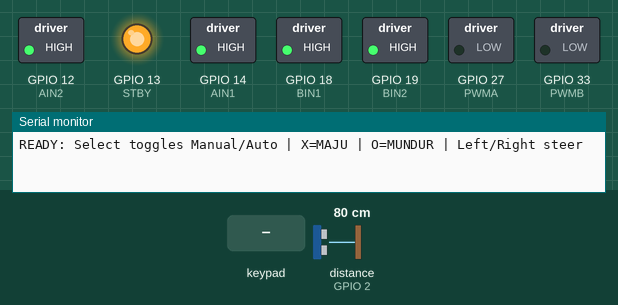
Recording of a program running on a simulated ESP32. Shown: switched loads named in the program (green lamp = pin HIGH), output pins drawn as LEDs (lit = HIGH), the last lines printed to the serial monitor. Wiring (inferred from the names in the program): ultrasonic range finder: trigger GPIO 4; echo GPIO 2. Dashed ring = blinking. Inputs (shaded band) come from the test bench; at power-on: distance to the obstacle (sensor on GPIO 2) 80 cm. The echo pulse lasts 58.3 µs per cm; random numbers use the default seed unless the program sets one; pins used as bus, display or sensor lines are not drawn.

Above: at 1.2 s.
1.3 s: key 'X' pressed
At 1.51 s:
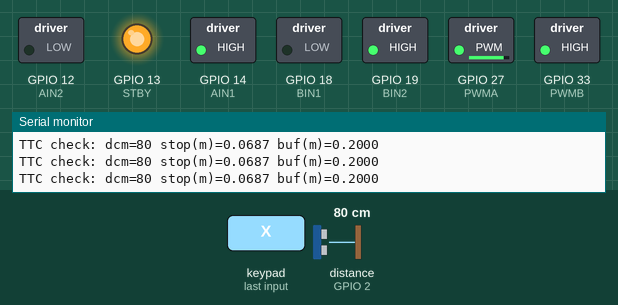
3.2 s: key '-' pressed
At 3.6 s:
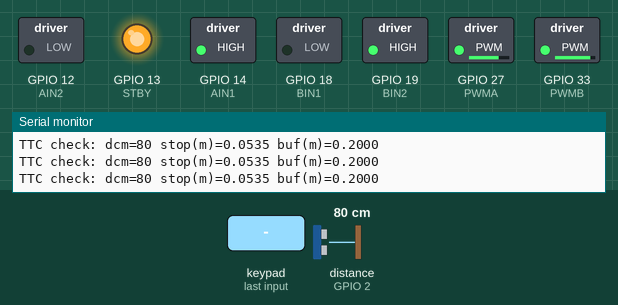
4.7 s: distance to the obstacle (sensor on GPIO 2) set to 27 cm
6.2 s: distance to the obstacle (sensor on GPIO 2) set to 24 cm
At 6.32 s:
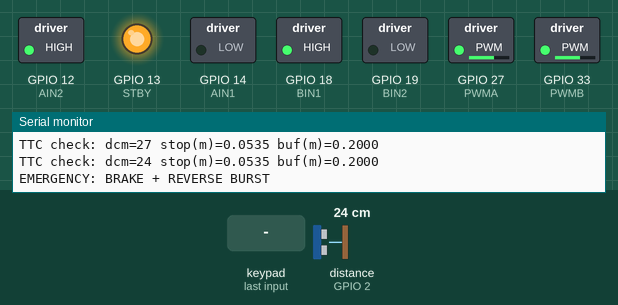
9.7 s: distance to the obstacle (sensor on GPIO 2) set to 18 cm
At 12.4 s:
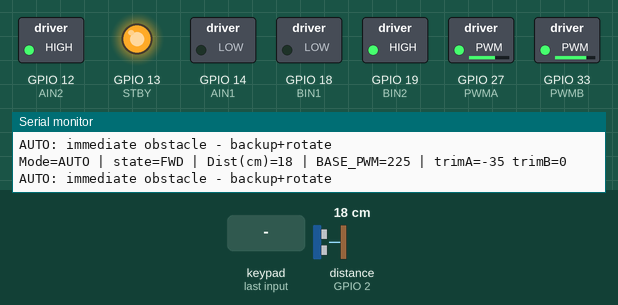
13.2 s: distance to the obstacle (sensor on GPIO 2) set to 35 cm
Timing chart, 0 to 29.3 s (numbered marks = the images above; inputs shaded):
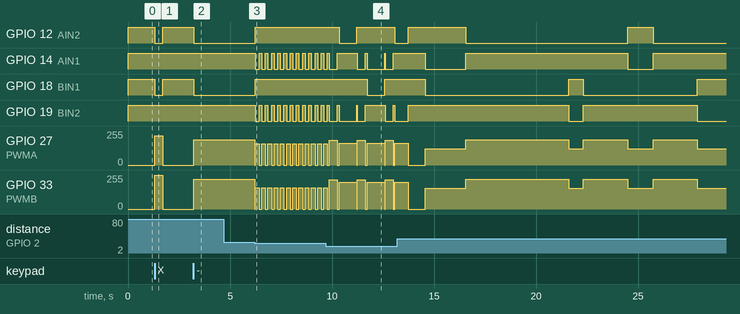

The program:

main.cpp
```cpp
#include <DabbleESP32.h>

// Pin motor TB6612
#define AIN1 14
#define AIN2 12
#define BIN1 18
#define BIN2 19
#define PWMA 27
#define PWMB 33
#define STBY 13

// HC-SR04
#define TRIG_PIN 4
#define ECHO_PIN 2

// PWM
const int PWM_FREQ = 20000;
const int PWM_RES = 8;
const int PWM_CH_A = 0;
const int PWM_CH_B = 1;

// Speeds
int BASE_SPEED = 225;     // cruising speed in autonomous
int MANUAL_SPEED = 255;   // speed for manual input
int BACK_SPEED = 220;
int TURN_SPEED = 200;

// Trim (kalau perlu)
int TRIM_A = -35;     // motor kanan
int TRIM_B = 0;       // motor kiri

// Safety / sensor timing
int SAFE_CM = 20;           // baseline safe distance (cm)
unsigned long lastSensorMs = 0;
long lastDistanceCm = 999;
const int SENSOR_INTERVAL_MS = 25; // sensor polling rate

// TTC calibration (kalibrasi manual)
float kSpeedPerPWM = 0.0013f;   // m/s per PWM unit (kalibrasi sendiri)
float decel_est = 0.8f;         // estimated deceleration (m/s^2) when braking/reverse
int reversePWM = 160;
int reverseDurationMs = 180;

// Mode
bool modeManual = true;
unsigned long lastModeToggle = 0;
const unsigned long MODE_DEBOUNCE = 250;

// Autonomous state machine
enum AutoState { AUTO_FORWARD, AUTO_TURN_LEFT, AUTO_TURN_RIGHT, AUTO_BACKUP, AUTO_PAUSE, AUTO_SCAN };
AutoState astate = AUTO_FORWARD;
unsigned long stateUntil = 0;
int scanStep = 0;

// Forward declarations
long getDistanceFast();
float estimateSpeed(int pwm);
void emergencyBrakeAndReverse();
bool forward_with_safety(int pwm);
void motorA_forward(int speed);
void motorA_backward(int speed);
void motorB_forward(int speed);
void motorB_backward(int speed);
void stopAll();
void forward_raw(int speed);
void backward_raw(int speed);
void turnLeft_raw(int speed);
void turnRight_raw(int speed);
void manualControl();
void autonomousStep();
void handleModeToggle();
void printDebugInfo();

// -------------------- SETUP --------------------
void setup() {
  Serial.begin(115200);

  pinMode(AIN1, OUTPUT);
  pinMode(AIN2, OUTPUT);
  pinMode(BIN1, OUTPUT);
  pinMode(BIN2, OUTPUT);
  pinMode(STBY, OUTPUT);

  pinMode(TRIG_PIN, OUTPUT);
  pinMode(ECHO_PIN, INPUT);

  ledcSetup(PWM_CH_A, PWM_FREQ, PWM_RES);
  ledcAttachPin(PWMA, PWM_CH_A);

  ledcSetup(PWM_CH_B, PWM_FREQ, PWM_RES);
  ledcAttachPin(PWMB, PWM_CH_B);

  digitalWrite(STBY, HIGH);

  Dabble.begin("ESP32_RC");

  randomSeed(analogRead(0));
  astate = AUTO_FORWARD;
  stateUntil = millis() + random(800, 2000);

  Serial.println("READY: Select toggles Manual/Auto | X=MAJU | O=MUNDUR | Left/Right steer");
}

// -------------------- SENSOR (throttled) --------------------
long getDistanceFast() {
  unsigned long now = millis();
  if (now - lastSensorMs >= SENSOR_INTERVAL_MS) {
    lastSensorMs = now;

    digitalWrite(TRIG_PIN, LOW);
    delayMicroseconds(2);
    digitalWrite(TRIG_PIN, HIGH);
    delayMicroseconds(10);
    digitalWrite(TRIG_PIN, LOW);

    long dur = pulseIn(ECHO_PIN, HIGH, 25000); // 25 ms timeout
    if (dur == 0) lastDistanceCm = 999;
    else lastDistanceCm = dur / 58;
  }
  return lastDistanceCm;
}

// -------------------- MOTOR PRIMITIVES --------------------
// Follow wiring / mapping: RIGHT motor (A): forward -> AIN1 HIGH, AIN2 LOW (CW)
// LEFT motor (B): forward -> BIN1 LOW, BIN2 HIGH (CCW)

void motorA_forward(int speed) {
  digitalWrite(AIN1, HIGH);
  digitalWrite(AIN2, LOW);
  ledcWrite(PWM_CH_A, constrain(speed + TRIM_A, 0, 255));
}
void motorA_backward(int speed) {
  digitalWrite(AIN1, LOW);
  digitalWrite(AIN2, HIGH);
  ledcWrite(PWM_CH_A, constrain(speed + TRIM_A, 0, 255));
}
void motorB_forward(int speed) {
  digitalWrite(BIN1, LOW);
  digitalWrite(BIN2, HIGH);
  ledcWrite(PWM_CH_B, constrain(speed + TRIM_B, 0, 255));
}
void motorB_backward(int speed) {
  digitalWrite(BIN1, HIGH);
  digitalWrite(BIN2, LOW);
  ledcWrite(PWM_CH_B, constrain(speed + TRIM_B, 0, 255));
}

void stopAll() {
  ledcWrite(PWM_CH_A, 0);
  ledcWrite(PWM_CH_B, 0);
  // Put both channels in brake mode
  digitalWrite(AIN1, HIGH);
  digitalWrite(AIN2, HIGH);
  digitalWrite(BIN1, HIGH);
  digitalWrite(BIN2, HIGH);
}

// raw movement helpers using speed parameter
void forward_raw(int speed) {
  motorA_forward(speed);
  motorB_forward(speed);
}
void backward_raw(int speed) {
  motorA_backward(speed);
  motorB_backward(speed);
}
void turnLeft_raw(int speed) {
  // left = right motor forward, left motor backward
  motorA_forward(speed);
  motorB_backward(speed);
}
void turnRight_raw(int speed) {
  // right = right motor backward, left motor forward
  motorA_backward(speed);
  motorB_forward(speed);
}

// -------------------- SAFETY / TTC --------------------
float estimateSpeed(int pwm) {
  return pwm * kSpeedPerPWM; // m/s
}

void emergencyBrakeAndReverse() {
  Serial.println("EMERGENCY: BRAKE + REVERSE BURST");
  // immediate brake
  ledcWrite(PWM_CH_A, 0);
  ledcWrite(PWM_CH_B, 0);
  delay(30);

  // reverse burst (both motors backward)
  digitalWrite(AIN1, LOW); digitalWrite(AIN2, HIGH); // A backward
  digitalWrite(BIN1, HIGH); digitalWrite(BIN2, LOW); // B backward
  ledcWrite(PWM_CH_A, reversePWM);
  ledcWrite(PWM_CH_B, reversePWM);
  delay(reverseDurationMs);

  // final stop
  stopAll();
  delay(80);
}

// Returns true if safe and forward started; returns false if emergency triggered
bool forward_with_safety(int pwm) {
  long dcm = getDistanceFast();
  float d = dcm / 100.0f; // m
  float v = estimateSpeed(pwm); // m/s
  float stopping = (v * v) / (2.0f * decel_est); // m
  float buffer = max(0.20f, v * 0.35f); // m buffer proportional to speed
  Serial.print("TTC check: dcm="); Serial.print(dcm);
  Serial.print(" stop(m)="); Serial.print(stopping,4);
  Serial.print(" buf(m)="); Serial.println(buffer,4);

  if (d <= (stopping + buffer)) {
    emergencyBrakeAndReverse();
    return false;
  }

  forward_raw(pwm);
  return true;
}

// -------------------- MANUAL CONTROL --------------------
void manualControl() {
  bool X = GamePad.isCrossPressed();
  bool O = GamePad.isCirclePressed();
  bool L = GamePad.isLeftPressed();
  bool R = GamePad.isRightPressed();

  // Safety: check TTC for straight forward or arcs
  if (X) {
    // for arcs use slightly lower pwm
    if (L && !R) {
      // arc left - slower right-left blend
      int arcPWM = (int)(MANUAL_SPEED * 0.75);
      // Use safety check with arcPWM (conservative)
      if (!forward_with_safety(arcPWM)) return;
      // If safe, apply arc by lowering one side
      motorA_forward(arcPWM);                // right motor
      motorB_forward((int)(arcPWM * 0.5));   // left motor slower for arc
      return;
    } else if (R && !L) {
      int arcPWM = (int)(MANUAL_SPEED * 0.75);
      if (!forward_with_safety(arcPWM)) return;
      motorA_forward((int)(arcPWM * 0.5));
      motorB_forward(arcPWM);
      return;
    } else {
      // straight forward with safety and full manual speed
      forward_with_safety(MANUAL_SPEED);
      return;
    }
  }

  if (O) {
    // backward (no TTC for backward)
    backward_raw(MANUAL_SPEED);
    return;
  }

  if (L && !R) {
    // spin left
    turnLeft_raw(TURN_SPEED);
    return;
  }

  if (R && !L) {
    // spin right
    turnRight_raw(TURN_SPEED);
    return;
  }

  // no input
  stopAll();
}

// -------------------- AUTONOMOUS --------------------
void autonomousStep() {
  unsigned long now = millis();

  // emergency reaction before deciding
  long dcm = getDistanceFast();
  if (dcm <= SAFE_CM) {
    // immediate backup + rotate and resume
    Serial.println("AUTO: immediate obstacle - backup+rotate");
    backward_raw(BACK_SPEED);
    delay(400);
    stopAll();
    delay(80);
    if (random(0, 2) == 0) turnLeft_raw(TURN_SPEED), delay(random(350, 900));
    else turnRight_raw(TURN_SPEED), delay(random(350, 900));
    stopAll();
    stateUntil = now + 250;
    astate = AUTO_FORWARD;
    return;
  }

  // if current state expired, pick next action
  if (now >= stateUntil) {
    int r = random(0, 100);
    if (r < 55) { astate = AUTO_FORWARD; stateUntil = now + random(1200, 3000); }
    else if (r < 75) { astate = AUTO_TURN_LEFT; stateUntil = now + random(600, 1600); }
    else if (r < 95) { astate = AUTO_TURN_RIGHT; stateUntil = now + random(600, 1600); }
    else { astate = AUTO_PAUSE; stateUntil = now + random(300, 900); }
  }

  // execute current state
  switch (astate) {
    case AUTO_FORWARD:
      // Use forward_with_safety for TTC-aware forward
      forward_with_safety(BASE_SPEED);
      break;

    case AUTO_TURN_LEFT:
      // gentle turn left (arc)
      turnLeft_raw((int)(BASE_SPEED * 0.7));
      break;

    case AUTO_TURN_RIGHT:
      turnRight_raw((int)(BASE_SPEED * 0.7));
      break;

    case AUTO_BACKUP:
      backward_raw(BACK_SPEED);
      break;

    case AUTO_PAUSE:
      stopAll();
      break;

    case AUTO_SCAN:
      // simple scan: rotate in place left then right
      if (scanStep % 4 == 0) turnLeft_raw(TURN_SPEED);
      else if (scanStep % 4 == 1) stopAll();
      else if (scanStep % 4 == 2) turnRight_raw(TURN_SPEED);
      else stopAll();
      if (millis() >= stateUntil) { scanStep++; stateUntil = millis() + 350; }
      break;
  }
}

// -------------------- MODE TOGGLE (FINAL FIXED) --------------------
void handleModeToggle() {
  static bool lastSelect = false;
  static unsigned long lastToggleTime = 0;
  unsigned long now = millis();

  bool currentSelect = GamePad.isSelectPressed();

  // Detect rising edge = tombol baru ditekan
  if (currentSelect && !lastSelect) {
    if (now - lastToggleTime > MODE_DEBOUNCE) {

      // Ganti mode
      modeManual = !modeManual;
      lastToggleTime = now;

      // Stop motor total
      stopAll();

      // Reset autonomous state
      astate = AUTO_FORWARD;
      stateUntil = now + 400;
      scanStep = 0;   // biar mode scan nggak lanjut sisa step

      // Clear input sudden spikes
      Dabble.processInput();

      Serial.println("\n========================================");
      Serial.print("MODE CHANGED TO: ");
      Serial.println(modeManual ? "MANUAL" : "AUTONOMOUS");
      Serial.println("========================================");
    }
  }

  lastSelect = currentSelect;
}

// -------------------- DEBUG --------------------
void printDebugInfo() {
  static unsigned long last = 0;
  unsigned long now = millis();
  if (now - last < 1500) return;
  last = now;
  Serial.print("Mode=");
  Serial.print(modeManual ? "MANUAL" : "AUTO");
  Serial.print(" | state=");
  switch (astate) {
    case AUTO_FORWARD: Serial.print("FWD"); break;
    case AUTO_TURN_LEFT: Serial.print("TLEFT"); break;
    case AUTO_TURN_RIGHT: Serial.print("TRIGHT"); break;
    case AUTO_BACKUP: Serial.print("BACK"); break;
    case AUTO_PAUSE: Serial.print("PAUSE"); break;
    case AUTO_SCAN: Serial.print("SCAN"); break;
  }
  Serial.print(" | Dist(cm)="); Serial.print(getDistanceFast());
  Serial.print(" | BASE_PWM="); Serial.print(BASE_SPEED);
  Serial.print(" | trimA="); Serial.print(TRIM_A); Serial.print(" trimB="); Serial.print(TRIM_B);
  Serial.println();
}

// -------------------- MAIN LOOP --------------------
void loop() {
  Dabble.processInput();
  handleModeToggle();

  if (modeManual) manualControl();
  else autonomousStep();

  printDebugInfo();
  delay(10);
}
```

Measured:
- the behaviour switches between 26 and 25 cm on distance to the obstacle (sensor on GPIO 2) (found by bisection; images 2 and 3)
- the behaviour switches between 21 and 20 cm on distance to the obstacle (sensor on GPIO 2) (found by bisection; images 3 and 4)
- after the input at 1.3 s, GPIO 12 (AIN2), GPIO 18 (BIN1): HIGH → LOW at once, → HIGH 0.40 s later; GPIO 27 (PWMA): 0/255 → 219/255 at once, → 0/255 0.40 s later; GPIO 33 (PWMB): 0/255 → 255/255 at once, → 0/255 0.40 s later
- after the input at 3.2 s, GPIO 12 (AIN2), GPIO 18 (BIN1): HIGH → LOW at once; GPIO 27 (PWMA): 0/255 → 189/255 at once; GPIO 33 (PWMB): 0/255 → 224/255 at once
- after the input at 6.2 s, GPIO 12 (AIN2): LOW → HIGH after 0.05 s; GPIO 14 (AIN1): alternates HIGH for 0.12 s and LOW for 0.18 s, starting after 0.05 s
- after the input at 9.7 s, GPIO 18 (BIN1): HIGH → LOW after 2.0 s, → HIGH 0.87 s later
